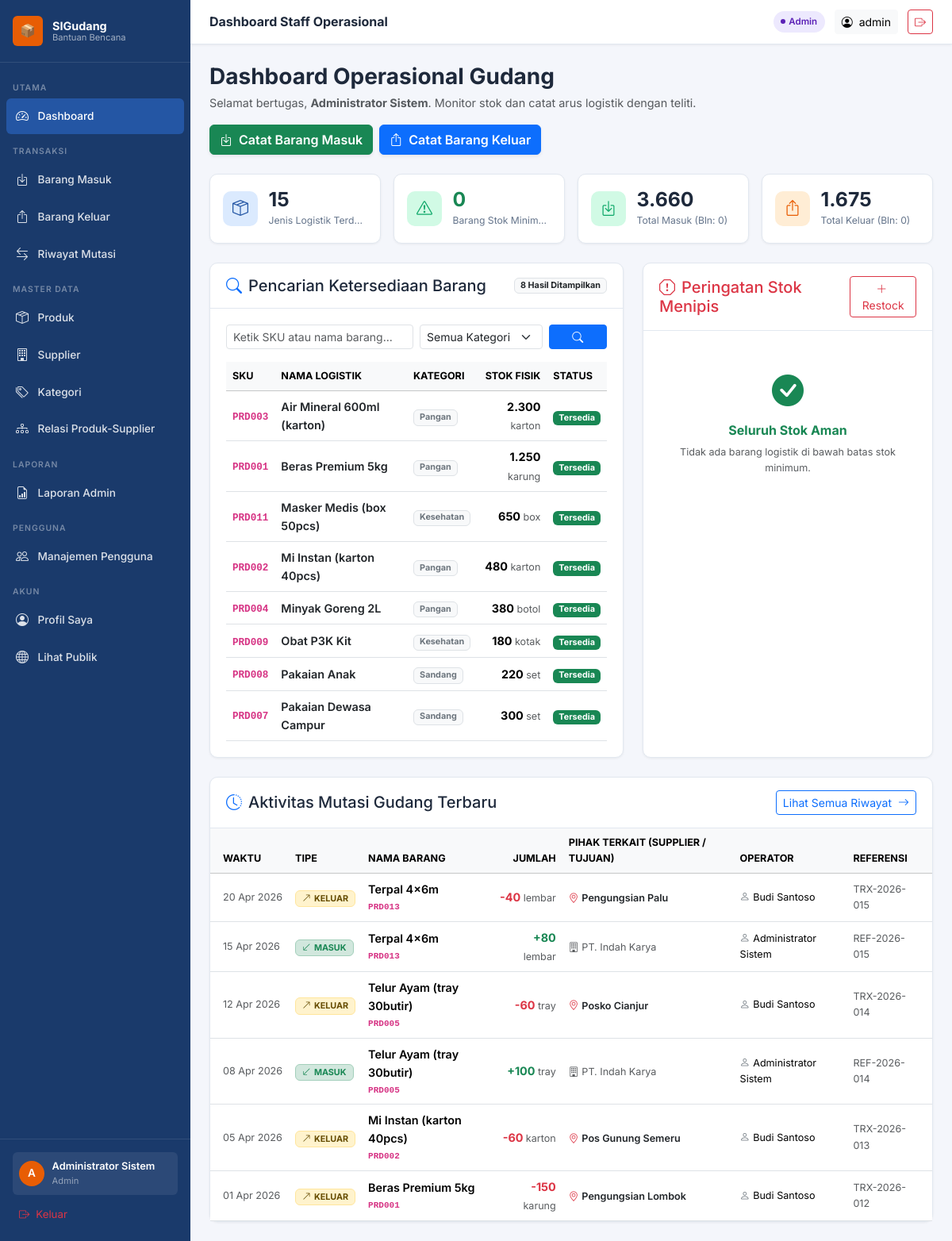
The app's page /staff/dashboard.php (signed in) with its own data.
### tables this page shows
CREATE TABLE `products` (
  `id`            INT UNSIGNED NOT NULL AUTO_INCREMENT,
  `category_id`   INT UNSIGNED NOT NULL,
  `sku`           VARCHAR(50)  NOT NULL,
  `name`          VARCHAR(200) NOT NULL,
  `unit`          VARCHAR(30)  NOT NULL DEFAULT 'pcs',
  `price`         DECIMAL(15,2) NOT NULL DEFAULT 0.00,
  `stock`         INT          NOT NULL DEFAULT 0,
  `minimum_stock` INT          NOT NULL DEFAULT 0,
  `description`   TEXT                  DEFAULT NULL,
  `is_public`     TINYINT(1)   NOT NULL DEFAULT 1,
  `created_at`    DATETIME     NOT NULL DEFAULT CURRENT_TIMESTAMP,
  PRIMARY KEY (`id`),
  UNIQUE KEY `uq_sku` (`sku`),
  KEY `fk_prod_cat` (`category_id`),
  CONSTRAINT `fk_prod_cat` FOREIGN KEY (`category_id`)
    REFERENCES `categories` (`id`) ON UPDATE CASCADE ON DELETE RESTRICT
);

CREATE TABLE `categories` (
  `id`          INT UNSIGNED NOT NULL AUTO_INCREMENT,
  `name`        VARCHAR(100) NOT NULL,
  `description` TEXT                  DEFAULT NULL,
  `created_at`  DATETIME     NOT NULL DEFAULT CURRENT_TIMESTAMP,
  PRIMARY KEY (`id`),
  UNIQUE KEY `uq_cat_name` (`name`)
);

CREATE TABLE `stock_movements` (
  `id`                     INT UNSIGNED  NOT NULL AUTO_INCREMENT,
  `product_id`             INT UNSIGNED  NOT NULL,
  `user_id`                INT UNSIGNED  NOT NULL,
  `supplier_id`            INT UNSIGNED           DEFAULT NULL,
  `distribution_target_id` INT UNSIGNED           DEFAULT NULL,
  `type`                   ENUM('IN','OUT')    NOT NULL,
  `quantity`               INT           NOT NULL,
  `date`                   DATE          NOT NULL,
  `reference`              VARCHAR(100)           DEFAULT NULL,
  `notes`                  TEXT                   DEFAULT NULL,
  `is_public`              TINYINT(1)    NOT NULL DEFAULT 1,
  `created_at`             DATETIME      NOT NULL DEFAULT CURRENT_TIMESTAMP,
  PRIMARY KEY (`id`),
  KEY `fk_sm_product`  (`product_id`),
  KEY `fk_sm_user`     (`user_id`),
  KEY `fk_sm_supplier` (`supplier_id`),
  KEY `fk_sm_dist`     (`distribution_target_id`),
  KEY `idx_sm_date`    (`date`),
  KEY `idx_sm_type`    (`type`),
  CONSTRAINT `fk_sm_product`   FOREIGN KEY (`product_id`)
    REFERENCES `products` (`id`) ON UPDATE CASCADE ON DELETE RESTRICT,
  CONSTRAINT `fk_sm_user`      FOREIGN KEY (`user_id`)
    REFERENCES `users`    (`id`) ON UPDATE CASCADE ON DELETE RESTRICT,
  CONSTRAINT `fk_sm_supplier`  FOREIGN KEY (`supplier_id`)
    REFERENCES `suppliers` (`id`) ON UPDATE CASCADE ON DELETE SET NULL,
  CONSTRAINT `fk_sm_dist`      FOREIGN KEY (`distribution_target_id`)
    REFERENCES `distribution_targets` (`id`) ON UPDATE CASCADE ON DELETE SET NULL
);

CREATE TABLE `distribution_targets` (
  `id`          INT UNSIGNED NOT NULL AUTO_INCREMENT,
  `name`        VARCHAR(200) NOT NULL,
  `location`    VARCHAR(200)          DEFAULT NULL,
  `description` TEXT                  DEFAULT NULL,
  `created_at`  DATETIME     NOT NULL DEFAULT CURRENT_TIMESTAMP,
  PRIMARY KEY (`id`)
);

CREATE TABLE `users` (
  `id`            INT UNSIGNED NOT NULL AUTO_INCREMENT,
  `username`      VARCHAR(80)  NOT NULL,
  `password_hash` VARCHAR(255) NOT NULL,
  `role`          ENUM('admin','staff') NOT NULL DEFAULT 'staff',
  `full_name`     VARCHAR(150) NOT NULL DEFAULT '',
  `email`         VARCHAR(150)          DEFAULT NULL,
  `is_active`     TINYINT(1)   NOT NULL DEFAULT 1,
  `created_at`    DATETIME     NOT NULL DEFAULT CURRENT_TIMESTAMP,
  PRIMARY KEY (`id`),
  UNIQUE KEY `uq_username` (`username`)
);

CREATE TABLE `suppliers` (
  `id`          INT UNSIGNED NOT NULL AUTO_INCREMENT,
  `name`        VARCHAR(200) NOT NULL,
  `type`        VARCHAR(100) NOT NULL DEFAULT 'Lembaga',
  `contact`     VARCHAR(150)          DEFAULT NULL,
  `email`       VARCHAR(150)          DEFAULT NULL,
  `address`     TEXT                  DEFAULT NULL,
  `description` TEXT                  DEFAULT NULL,
  `is_public`   TINYINT(1)   NOT NULL DEFAULT 1,
  `created_at`  DATETIME     NOT NULL DEFAULT CURRENT_TIMESTAMP,
  PRIMARY KEY (`id`)
);

### staff/dashboard.php (the view, shortened to what the rows shown need)
<?php
require_once dirname(__DIR__) . '/helpers/functions.php';
$db = getDB();
$recentMovements = $db->query("
    SELECT sm.id, sm.date, sm.type, sm.quantity, sm.reference, sm.notes,
           p.name AS product_name, p.unit, p.sku,
           u.full_name AS operator_name,
           s.name AS supplier_name,
           dt.name AS target_name
    FROM stock_movements sm
    JOIN products p ON sm.product_id = p.id
    LEFT JOIN users u ON sm.user_id = u.id
    LEFT JOIN suppliers s ON sm.supplier_id = s.id
    LEFT JOIN distribution_targets dt ON sm.distribution_target_id = dt.id
    ORDER BY sm.date DESC, sm.id DESC
    LIMIT 6
")->fetchAll();
$searchSql = "
    SELECT p.id, p.sku, p.name, p.stock, p.minimum_stock, p.unit, c.name AS category_name
    FROM products p
    JOIN categories c ON p.category_id = c.id
    WHERE 1=1
";
$searchParams = [];
$searchSql .= " ORDER BY p.name ASC LIMIT 8";
$stmtSearch = $db->prepare($searchSql);
$stmtSearch->execute($searchParams);
$quickProducts = $stmtSearch->fetchAll();
include dirname(__DIR__) . '/views/partials/header_admin.php';
?>
<div class="d-flex flex-wrap justify-content-between align-items-center mb-4 gap-3">
  <div>
    <h2 class="h3 fw-bold mb-1">Dashboard Operasional Gudang</h2>
  </div>
</div>
<div class="row g-4">
  <div class="col-lg-7">
    <div class="card-panel h-100">
      <div class="card-panel-body">
        <div class="table-responsive">
          <table class="table table-hover align-middle mb-0">
            <thead class="table-light">
              <tr class="small text-uppercase">
                <th>SKU</th>
                <th>Nama Logistik</th>
                <th>Kategori</th>
                <th class="text-end">Stok Fisik</th>
                <th>Status</th>
              </tr>
            </thead>
            <tbody>
              <?php if (empty($quickProducts)): ?>
                <tr>
                  <td colspan="5" class="text-center py-4 text-muted">
                    <i class="bi bi-inbox fs-3 d-block mb-1"></i>
                    Barang tidak ditemukan sesuai kriteria pencarian.
                  </td>
                </tr>
              <?php else: ?>
                <?php foreach ($quickProducts as $p): ?>
                  <tr>
                    <td><code class="small fw-semibold"><?= e($p['sku']) ?></code></td>
                    <td class="fw-semibold text-dark"><?= e($p['name']) ?></td>
                    <td><span class="badge bg-light text-secondary border"><?= e($p['category_name']) ?></span></td>
                    <td class="text-end fw-bold">
                      <?= formatNumber($p['stock']) ?> <small class="text-muted fw-normal"><?= e($p['unit']) ?></small>
                    </td>
                    <td>
                      <?php if ($p['stock'] <= 0): ?>
                        <span class="badge bg-danger">Habis</span>
                      <?php elseif ($p['stock'] <= $p['minimum_stock']): ?>
                        <span class="badge bg-warning text-dark">Kritis (&le; <?= $p['minimum_stock'] ?>)</span>
                      <?php else: ?>
                        <span class="badge bg-success">Tersedia</span>
                      <?php endif; ?>
                    </td>
                  </tr>
                <?php endforeach; ?>
              <?php endif; ?>
            </tbody>
          </table>
        </div>
      </div>
    </div>
  </div>
</div>
<div class="card-panel mt-4">
  <div class="card-panel-body p-0">
    <div class="table-responsive">
      <table class="table table-hover align-middle mb-0">
        <thead class="table-light">
          <tr class="small text-uppercase">
            <th class="ps-3">Waktu</th>
            <th>Tipe</th>
            <th>Nama Barang</th>
            <th class="text-end">Jumlah</th>
            <th>Pihak Terkait (Supplier / Tujuan)</th>
            <th>Operator</th>
            <th class="pe-3">Referensi</th>
          </tr>
        </thead>
        <tbody>
          <?php if (empty($recentMovements)): ?>
            <tr>
              <td colspan="7" class="text-center py-4 text-muted">Belum ada transaksi logistik yang tercatat.</td>
            </tr>
          <?php else: ?>
            <?php foreach ($recentMovements as $m): ?>
              <tr>
                <td class="ps-3 text-nowrap small text-muted">
                  <?= formatDate($m['date'], 'd M Y') ?>
                </td>
                <td>
                  <?php if ($m['type'] === 'IN'): ?>
                    <span class="badge bg-success-subtle text-success border border-success-subtle px-2 py-1">
                      <i class="bi bi-arrow-down-left me-1"></i>MASUK
                    </span>
                  <?php else: ?>
                    <span class="badge bg-warning-subtle text-warning-emphasis border border-warning-subtle px-2 py-1">
                      <i class="bi bi-arrow-up-right me-1"></i>KELUAR
                    </span>
                  <?php endif; ?>
                </td>
                <td class="fw-semibold">
                  <?= e($m['product_name']) ?>
                  <div class="text-muted small"><code><?= e($m['sku']) ?></code></div>
                </td>
                <td class="text-end fw-bold <?= $m['type'] === 'IN' ? 'text-success' : 'text-danger' ?>">
                  <?= $m['type'] === 'IN' ? '+' : '-' ?><?= formatNumber($m['quantity']) ?>
                  <small class="text-muted fw-normal"><?= e($m['unit']) ?></small>
                </td>
                <td>
                  <?php if ($m['type'] === 'IN'): ?>
                    <span class="small text-muted"><i class="bi bi-building me-1"></i><?= e($m['supplier_name'] ?: 'Penerimaan Donasi') ?></span>
                  <?php else: ?>
                    <span class="small text-dark fw-semibold"><i class="bi bi-geo-alt me-1 text-danger"></i><?= e($m['target_name'] ?: 'Distribusi Bencana') ?></span>
                  <?php endif; ?>
                </td>
                <td class="small">
                  <i class="bi bi-person me-1 text-secondary"></i><?= e($m['operator_name'] ?: 'Sistem') ?>
                </td>
                <td class="pe-3 small text-muted">
                  <?= e($m['reference'] ?: '-') ?>
                </td>
              </tr>
            <?php endforeach; ?>
          <?php endif; ?>
        </tbody>
      </table>
    </div>
  </div>
</div>
<?php include dirname(__DIR__) . '/views/partials/footer_admin.php'; ?>

### records on screen
products: sku "PRD003", name "Air Mineral 600ml (karton)", category.name "Pangan", stock "2.300", unit "karton", minimum_stock "Tersedia"
products: sku "PRD001", name "Beras Premium 5kg", category.name "Pangan", stock "1.250", unit "karung", minimum_stock "Tersedia"
products: sku "PRD011", name "Masker Medis (box 50pcs)", category.name "Kesehatan", stock "650", unit "box", minimum_stock "Tersedia"
products: sku "PRD002", name "Mi Instan (karton 40pcs)", category.name "Pangan", stock "480", unit "karton", minimum_stock "Tersedia"
products: sku "PRD004", name "Minyak Goreng 2L", category.name "Pangan", stock "380", unit "botol", minimum_stock "Tersedia"
products: sku "PRD009", name "Obat P3K Kit", category.name "Kesehatan", stock "180", unit "kotak", minimum_stock "Tersedia"
products: sku "PRD008", name "Pakaian Anak", category.name "Sandang", stock "220", unit "set", minimum_stock "Tersedia"
products: sku "PRD007", name "Pakaian Dewasa Campur", category.name "Sandang", stock "300", unit "set", minimum_stock "Tersedia"
stock_movements: date "20 Apr 2026", type "OUT" (drawn), product.name "Terpal 4x6m", product.sku "PRD013", quantity "40", product.unit "lembar", distribution_target.name "Pengungsian Palu", user.full_name "Budi Santoso", reference "TRX-2026-015"
stock_movements: date "15 Apr 2026", type "IN" (drawn), product.name "Terpal 4x6m", product.sku "PRD013", quantity "80", product.unit "lembar", supplier.name "PT. Indah Karya", user.full_name "Administrator Sistem", reference "REF-2026-015"
stock_movements: date "12 Apr 2026", type "OUT" (drawn), product.name "Telur Ayam (tray 30butir)", product.sku "PRD005", quantity "60", product.unit "tray", distribution_target.name "Posko Cianjur", user.full_name "Budi Santoso", reference "TRX-2026-014"
stock_movements: date "08 Apr 2026", type "IN" (drawn), product.name "Telur Ayam (tray 30butir)", product.sku "PRD005", quantity "100", product.unit "tray", supplier.name "PT. Indah Karya", user.full_name "Administrator Sistem", reference "REF-2026-014"
stock_movements: date "05 Apr 2026", type "OUT" (drawn), product.name "Mi Instan (karton 40pcs)", product.sku "PRD002", quantity "60", product.unit "karton", distribution_target.name "Pos Gunung Semeru", user.full_name "Budi Santoso", reference "TRX-2026-013"
stock_movements: date "01 Apr 2026", type "OUT" (drawn), product.name "Beras Premium 5kg", product.sku "PRD001", quantity "150", product.unit "karung", distribution_target.name "Pengungsian Lombok", user.full_name "Budi Santoso", reference "TRX-2026-012"

### other values on screen
substr($u['full_name'] ?: $u['username'], 0, 1) "A"
$u['full_name'] ?: $u['username'] "Administrator Sistem"
$role "Admin"
$pageTitle "Dashboard Staff Operasional"
$u['username'] "admin"
formatNumber($stats['total_jenis']) "15"
formatNumber($stats['stok_kritis']) "0"
formatNumber($stats['total_masuk']) "3.660"
formatNumber($stats['masuk_bulan_ini']) "0"
formatNumber($stats['total_keluar']) "1.675"
formatNumber($stats['keluar_bulan_ini']) "0"
count($quickProducts) "8"
